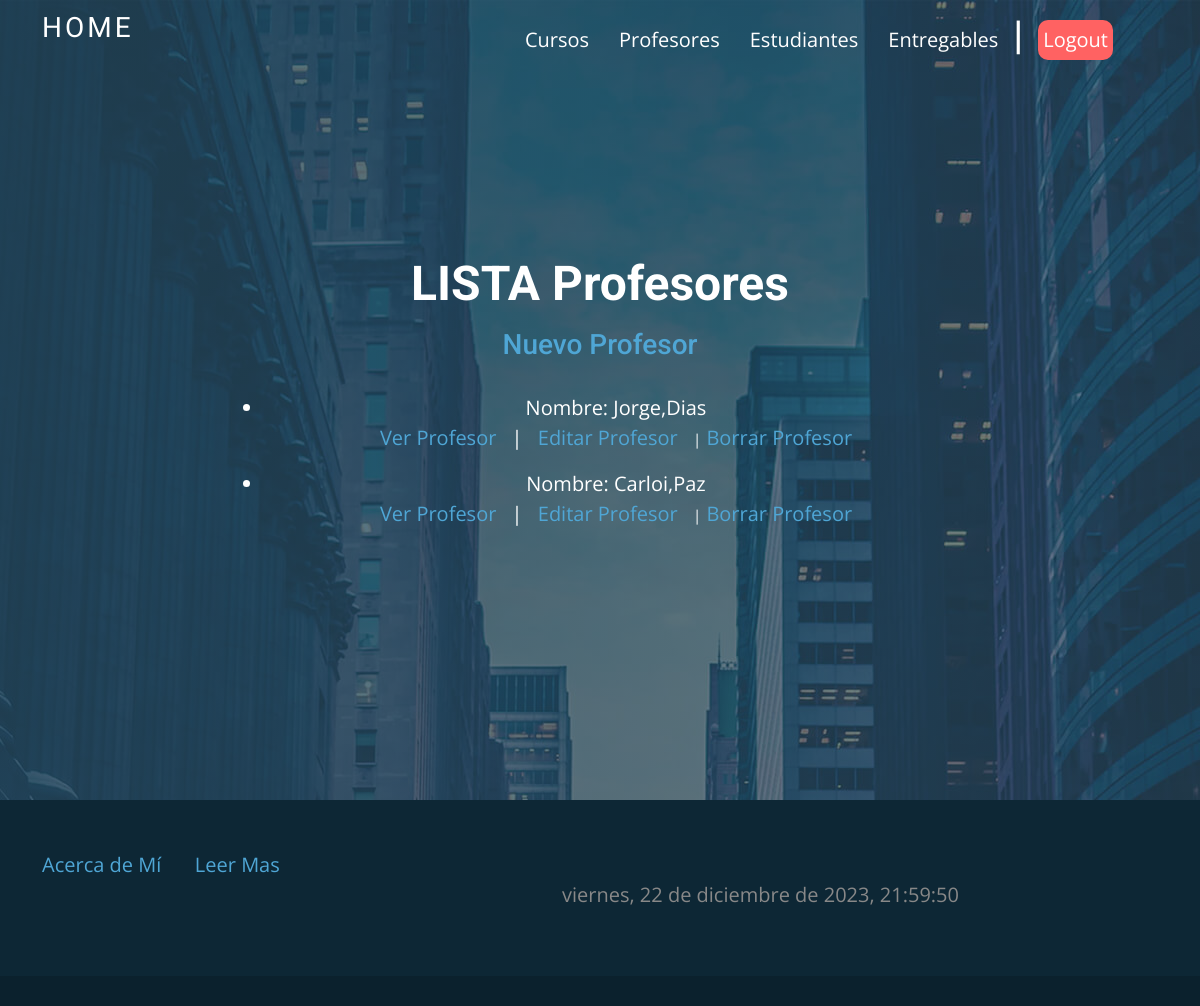
/profesores/lista, run on an earlier commit of the app's database.
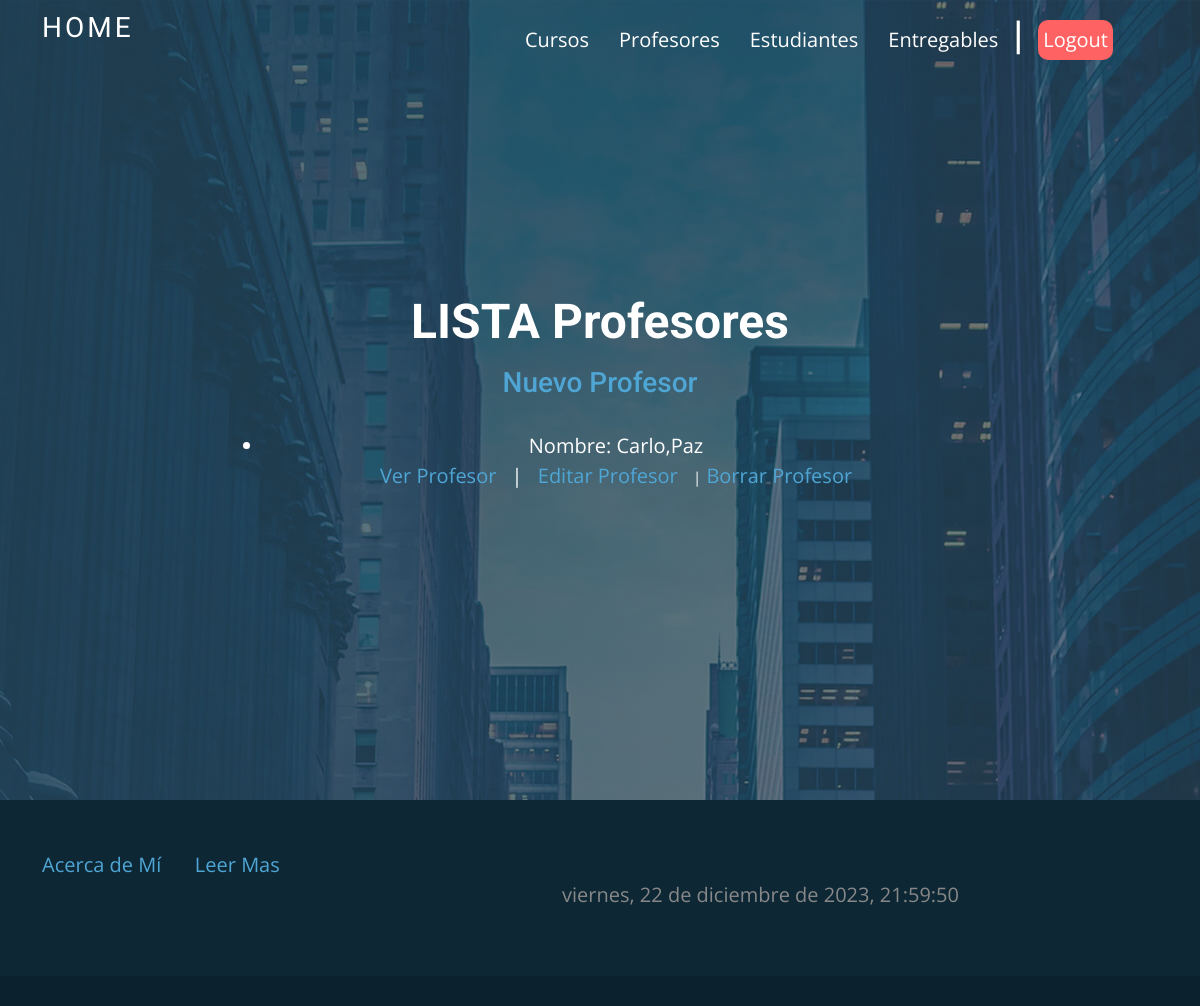
And on a later commit of the database.
### Pagina/models.py (models this page shows, shortened)
class Profesores(models.Model):
    nombre = models.CharField(max_length=30)
    apellido = models.CharField(max_length=30)
    email = models.EmailField()
    profesion = models.CharField(max_length=30)

### Pagina/views.py (the view)
# urls.py: path('profesores/lista', views.ProfesorListView.as_view(), name="ListaProfesor"),
class ProfesorListView (ListView):
    model = Profesores
    context_object_name = "profesores"
    template_name = "profesores_listas.html"

### templates/profesores_listas.html
{% extends "base.html" %}
{% load static %}
{% block content %}
<section id="hero-no-slider" class="d-flex justify-content-center align-items-center">
    <div class="container position-relative aos-init aos-animate" data-aos="fade-up" data-aos-delay="100">
        <div class="row justify-content-center">
            <div class="col-xl-8">
                <h2>LISTA Profesores</h2>
                <h3> <a href="{% url 'NuevoProfesor' %}">Nuevo Profesor</a></h3>
                <br>
            </div>
        </div>
        <div class="row justify-content-center">
            <div class="col-xl-8">
                <ul>
                    {% for profesor in profesores %}
                        <li style="color: white;font-size: 20px;">Nombre: {{ profesor.nombre }},{{ profesor.apellido}}
                            <p>
                                <a href="{% url 'DetalleProfesor' profesor.pk %}">Ver Profesor</a>
                                <span style="font-size: 15; margin-right:10px; margin-left: 10px ;color: white;">|</span>
                                <a href="{% url 'EditarProfesor' profesor.pk %}">Editar Profesor</a>
                                <span style="font-size: 15px; margin: right 10px;; margin-left: 10px ;color: white;">|</span>
                                <a href="{% url 'BorrarProfesor' profesor.pk %}">Borrar Profesor</a>
                            </p>
                        </li>
                    {% endfor %}
                </ul>
            </div>
        </div>
    </div>
</section>
{% endblock %}

What changed in the data, as far as the page shows it:
removed Profesores: nombre "Jorge", apellido "Dias"
changed Profesores "Paz": nombre "Carloi" → "Carlo"
